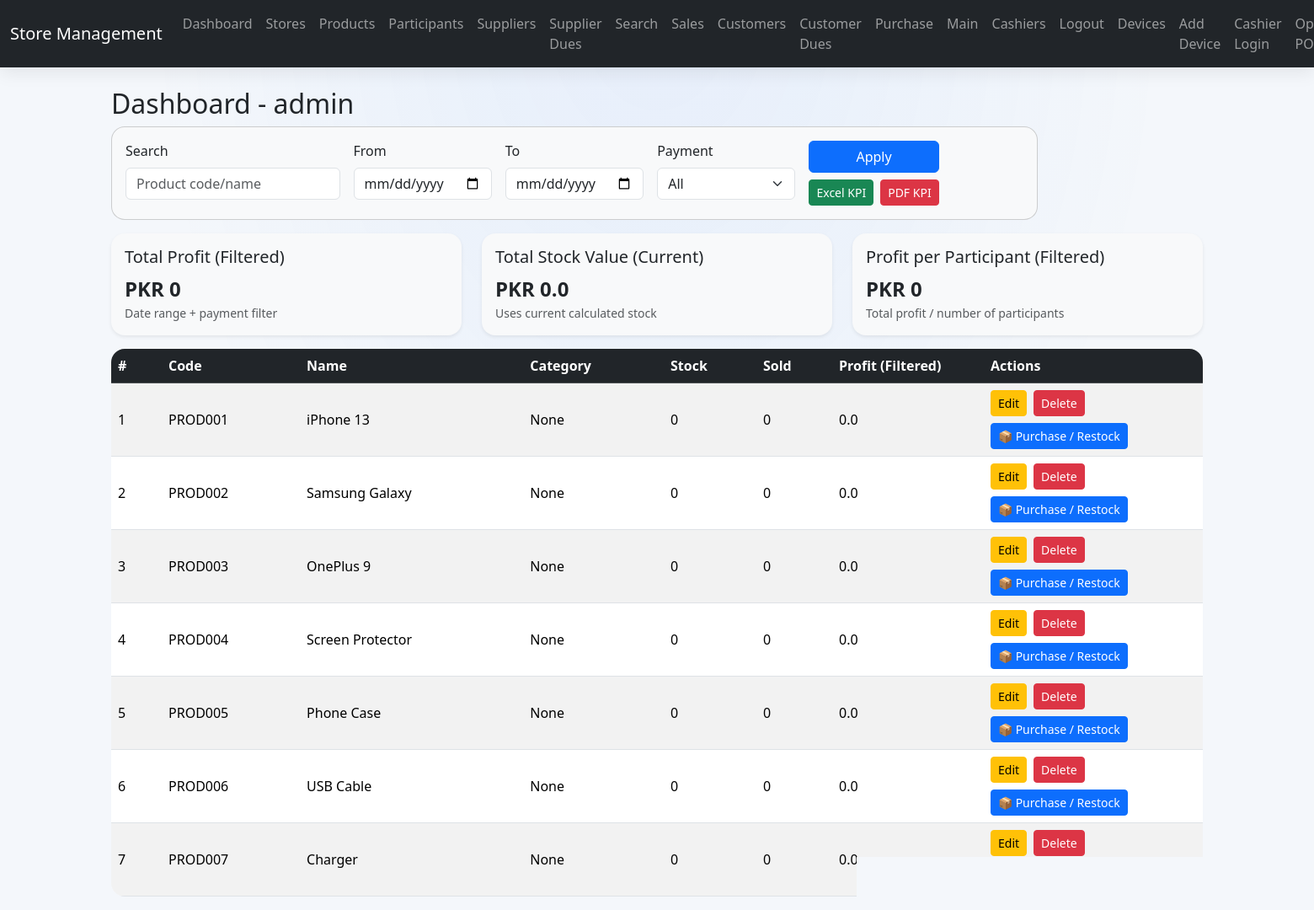
The app's page / (signed in) with its own data.
### app.py (models this page shows, shortened)
class Store(db.Model):
    id = db.Column(db.Integer, primary_key=True)
    name = db.Column(db.String(100), unique=True, nullable=False)
    password_hash = db.Column(db.String(200), nullable=False)
    participants = db.relationship('Participant', backref='store', cascade="all, delete-orphan")
    products = db.relationship('Product', backref='store', cascade="all, delete-orphan")
    suppliers = db.relationship('Supplier', backref='store', cascade="all, delete-orphan")
    purchases = db.relationship('Purchase', backref='store', cascade="all, delete-orphan")
    sales = db.relationship('Sale', backref='store', cascade="all, delete-orphan")
    customers = db.relationship('Customer', backref='store', cascade="all, delete-orphan")
    address = db.Column(db.String(200))
    currency = db.Column(db.String(10), default="PKR")
    tax_percent = db.Column(db.Float, default=0)
    invoice_footer = db.Column(db.String(200))

class Product(db.Model):
    id = db.Column(db.Integer, primary_key=True)
    product_code = db.Column(db.String(50), unique=True, nullable=False)
    imei = db.Column(db.String(50), nullable=True)
    name = db.Column(db.String(100))
    category = db.Column(db.String(50))
    buy_price = db.Column(db.Float, default=0.0)
    sell_price = db.Column(db.Float, default=0.0)
    stock = db.Column(db.Integer, default=0)
    sold = db.Column(db.Integer, default=0)
    in_stock = db.Column(db.Boolean, default=True)
    store_id = db.Column(
        db.Integer,
        db.ForeignKey('store.id')
    )
    supplier_id = db.Column(
        db.Integer,
        db.ForeignKey('supplier.id'),
        nullable=True
    )
    supplier = db.relationship(
        'Supplier',
        backref=db.backref(
            'products',
            cascade="all, delete-orphan"
        )
    )
    sales = db.relationship(
    "Sale",
    back_populates="product",
    cascade="all, delete-orphan")
    purchases = db.relationship(
        'Purchase',
        backref='product',
        cascade="all, delete-orphan"
    )
    devices = db.relationship(
    'DeviceInventory',
    secondary='product_variant',
    primaryjoin='Product.id==ProductVariant.product_id',
    secondaryjoin='ProductVariant.id==DeviceInventory.variant_id',
    viewonly=True
)
    @property
    def calculated_stock(self):
        purchased = sum(
            p.quantity for p in self.purchases
        )
        sold = sum(
            s.quantity for s in self.sales
        )
        return purchased - sold

### app.py (the view)
@app.route('/')
@login_required
def dashboard():
    store = Store.query.get_or_404(session['store_id'])
    q = request.args.get('q', '').strip()
    start_raw = request.args.get('start')
    end_raw = request.args.get('end')
    payment_method = request.args.get('payment_method', '').strip()
    start_date = end_date = None
    if start_raw:
        try:
            start_date = datetime.strptime(start_raw, '%Y-%m-%d')
        except ValueError:
            start_date = None
    if end_raw:
        try:
            end_date = datetime.strptime(end_raw, '%Y-%m-%d')
        except ValueError:
            end_date = None
    products = store.products
    if q:
        like = f"%{q}%"
        products = [p for p in products if (p.name and q.lower() in p.name.lower()) or (p.product_code and q.lower() in p.product_code.lower())]
    sales_q = Sale.query.filter(Sale.store_id == store.id)
    if start_date and end_date:
        sales_q = sales_q.filter(Sale.sale_date.between(start_date, end_date))
    elif start_date:
        sales_q = sales_q.filter(Sale.sale_date >= start_date)
    elif end_date:
        sales_q = sales_q.filter(Sale.sale_date <= end_date)
    if payment_method:
        sales_q = sales_q.filter(Sale.payment_method == payment_method)
    filtered_sales = sales_q.all()
    total_profit = sum([s.profit or 0 for s in filtered_sales])
    total_stock_value = sum([p.buy_price * p.calculated_stock for p in store.products])
    participants = store.participants
    num_participants = len(participants)
    profit_per_participant = total_profit / num_participants if num_participants > 0 else 0
    filtered_profit_by_pid = {}
    for s in filtered_sales:
        pid = s.product_id
        filtered_profit_by_pid[pid] = filtered_profit_by_pid.get(pid, 0) + (s.profit or 0)
    for p in products:
        p.filtered_profit = filtered_profit_by_pid.get(p.id, None)
    return render_template('dashboard.html', store=store, products=products,
                           total_profit=round(total_profit, 2), total_stock_value=round(total_stock_value, 2),
                           participants=participants, profit_per_participant=round(profit_per_participant, 2))

### app.py (called while the page is built)
def login_required(f):
    @wraps(f)
    def decorated_function(*args, **kwargs):
        store_id = session.get('store_id')
        if not store_id:
            flash("🔒 Please login first!")
            return redirect(url_for('login'))
        store = Store.query.get(store_id)
        if not store:
            session.clear()
            flash("❌ Store not found. Please login again.")
            return redirect(url_for('login'))
        return f(*args, **kwargs)
    return decorated_function

### templates/dashboard.html (shortened to what this page needs)
{% extends 'base.html' %}
{% block content %}
<h2>Dashboard - {{ store.name }}</h2>
<form method="GET" class="card p-3 bg-light mb-3" style="max-width: 1100px;">
  <div class="row g-3">
    <div class="col-md-3">
      <label class="form-label">Search</label>
      <input type="text" name="q" class="form-control" placeholder="Product code/name"
        value="{{ request.args.get('q','') }}">
    </div>
    <div class="col-md-2">
      <label class="form-label">From</label>
      <input type="date" name="start" class="form-control" value="{{ request.args.get('start','') }}">
    </div>
    <div class="col-md-2">
      <label class="form-label">To</label>
      <input type="date" name="end" class="form-control" value="{{ request.args.get('end','') }}">
    </div>
    <div class="col-md-2">
      <label class="form-label">Payment</label>
      <select name="payment_method" class="form-select">
        <option value="" {% if request.args.get('payment_method','')=='' %}selected{% endif %}>All</option>
      </select>
    </div>
    <div class="col-md-3 d-flex align-items-end">
      <div>
        <button class="btn btn-primary w-100" type="submit">Apply</button>
        <div class="mt-2 d-flex gap-2">
          <a class="btn btn-success btn-sm" href="{{ url_for('export_dashboard_kpi_excel', **request.args) }}">Excel
            KPI</a>
          <a class="btn btn-danger btn-sm" href="{{ url_for('export_dashboard_kpi_pdf', **request.args) }}">PDF KPI</a>
        </div>
      </div>
    </div>
  </div>
</form>
<div class="row mt-3">
  <div class="col-md-4">
    <div class="card p-3 bg-light border-0 shadow-sm">
      <h5 class="mb-2">Total Profit (Filtered)</h5>
      <div class="d-flex align-items-baseline gap-2">
        <p class="mb-0 fs-4 fw-bold">PKR {{ total_profit }}</p>
      </div>
      <small class="text-muted">Date range + payment filter</small>
    </div>
  </div>
  <div class="col-md-4">
    <div class="card p-3 bg-light border-0 shadow-sm">
      <h5 class="mb-2">Total Stock Value (Current)</h5>
      <p class="mb-0 fs-4 fw-bold">PKR {{ total_stock_value }}</p>
      <small class="text-muted">Uses current calculated stock</small>
    </div>
  </div>
  <div class="col-md-4">
    <div class="card p-3 bg-light border-0 shadow-sm">
      <h5 class="mb-2">Profit per Participant (Filtered)</h5>
      <p class="mb-0 fs-4 fw-bold">PKR {{ profit_per_participant }}</p>
      <small class="text-muted">Total profit / number of participants</small>
    </div>
  </div>
</div>
<div class="table-responsive mt-3">
  <table class="table table-striped align-middle">
    <thead class="table-dark">
      <tr>
        <th style="width: 60px;">#</th>
        <th>Code</th>
        <th>Name</th>
        <th>Category</th>
        <th style="width: 110px;">Stock</th>
        <th style="width: 90px;">Sold</th>
        <th style="width: 180px;">Profit (Filtered)</th>
        <th style="width: 260px;">Actions</th>
      </tr>
    </thead>
    <tbody>
      {% for product in products %}
      <tr>
        <td>{{ loop.index }}</td>
        <td>{{ product.product_code }}</td>
        <td>{{ product.name }}</td>
        <td>{{ product.category }}</td>
        <td>{{ product.calculated_stock }}</td>
        <td>{{ product.sold }}</td>
        <td>
          {{ product.filtered_profit if product.filtered_profit is not none else ((product.sell_price -
          product.buy_price) * product.sold) }}
        </td>
        <td>
          <div class="d-flex flex-wrap gap-2">
            <a href="{{ url_for('edit_product', id=product.id) }}" class="btn btn-sm btn-warning">Edit</a>
            <a href="{{ url_for('delete_product', id=product.id) }}" class="btn btn-sm btn-danger">Delete</a>
             <a href="{{ url_for('add_purchase', product_id=product.id) }}" class="btn btn-primary btn-sm">
              📦 Purchase / Restock</a>
          </div>
        </td>
      </tr>
      {% endfor %}
    </tbody>
  </table>
</div>
{% endblock %}

### templates/base.html (shortened to what this page needs)
<!DOCTYPE html>
<html lang="en">
<head>
  <link href="https://cdn.jsdelivr.net/npm/bootstrap@5.3.2/dist/css/bootstrap.min.css" rel="stylesheet">
</head>
<body>
  <nav class="navbar navbar-expand-lg navbar-dark bg-dark">
    <div class="container-fluid">
      <a class="navbar-brand" href="{{ url_for('dashboard') }}">Store Management</a>
      <div class="collapse navbar-collapse" id="navbarNav">
        <ul class="navbar-nav ms-auto">
          <li class="nav-item"><a class="nav-link" href="{{ url_for('dashboard') }}">Dashboard</a></li>
          <li class="nav-item"><a class="nav-link" href="{{ url_for('store_list') }}">Stores</a></li>
          <li class="nav-item"><a class="nav-link" href="{{ url_for('product_list') }}">Products</a></li>
          <li class="nav-item"><a class="nav-link" href="{{ url_for('participant_list') }}">Participants</a></li>
          <li class="nav-item"><a class="nav-link" href="{{ url_for('supplier_list') }}">Suppliers</a></li>
          <li class="nav-item"><a class="nav-link" href="{{ url_for('supplier_ledger_list') }}">Supplier Dues</a></li>
          <li class="nav-item"><a class="nav-link" href="{{ url_for('search') }}">Search</a></li>
          <li class="nav-item"><a class="nav-link" href="{{ url_for('sales_list') }}">Sales</a></li>
          <li class="nav-item"><a class="nav-link" href="{{ url_for('customer_list') }}">Customers</a></li>
          <li class="nav-item"><a class="nav-link" href="{{ url_for('customer_ledger_list') }}">Customer Dues</a></li>
          <li class="nav-item"><a class="nav-link" href="{{ url_for('purchase_list') }}">Purchase</a></li>
          <li class="nav-item"><a class="nav-link" href="{{ url_for('dashboard1') }}">Main</a></li>
          <li class="nav-item"><a class="nav-link" href="{{ url_for('cashier_list') }}">Cashiers</a></li>
          <li class="nav-item"><a class="nav-link" href="{{ url_for('logout') }}">Logout</a></li>
          <li class="nav-item">
            <a class="nav-link" href="{{ url_for('device_list') }}">
              Devices
            </a>
          </li>
          <li class="nav-item">
            <a class="nav-link" href="{{ url_for('add_device') }}">
              Add Device
            </a>
          </li>
          <li class="nav-item">
            <a class="nav-link" href="/cashier/login">Cashier Login</a>
          </li>
          <li class="nav-item">
            <a class="nav-link" href="/pos">Open POS</a>
          </li>
        </ul>
      </div>
    </div>
  </nav>
  <div class="container mt-4">
    {% block content %}{% endblock %}
  </div>
</body>
</html>

### templates/base.html (style rules this page uses)
body { background: radial-gradient(ellipse at top, #0d6efd10, transparent 55%), #f4f7fb; }
.navbar { box-shadow: 0 6px 20px rgba(0,0,0,0.08); }
.card { border-radius: 16px; }
.table { border-radius: 16px; overflow: hidden; }

### records on screen
Store: name "admin"
Product: product_code "PROD001", name "iPhone 13", category "None", calculated_stock "0", sold "0", sell_price+buy_price+sold "0.0"
Product: product_code "PROD002", name "Samsung Galaxy", category "None", calculated_stock "0", sold "0", sell_price+buy_price+sold "0.0"
Product: product_code "PROD003", name "OnePlus 9", category "None", calculated_stock "0", sold "0", sell_price+buy_price+sold "0.0"
Product: product_code "PROD004", name "Screen Protector", category "None", calculated_stock "0", sold "0", sell_price+buy_price+sold "0.0"
Product: product_code "PROD005", name "Phone Case", category "None", calculated_stock "0", sold "0", sell_price+buy_price+sold "0.0"
Product: product_code "PROD006", name "USB Cable", category "None", calculated_stock "0", sold "0", sell_price+buy_price+sold "0.0"
Product: product_code "PROD007", name "Charger", category "None", calculated_stock "0", sold "0", sell_price+buy_price+sold "0.0"

### other values on screen
{{ total_profit }} "0"
{{ total_stock_value }} "0.0"
{{ profit_per_participant }} "0"
